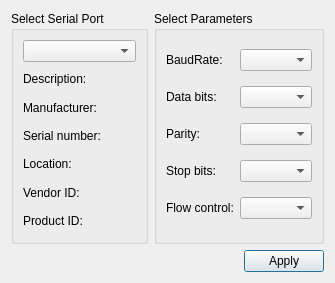
<?xml version="1.0" encoding="UTF-8"?>
<ui version="4.0">
 <class>SettingsDialog</class>
 <widget class="QDialog" name="SettingsDialog">
  <property name="geometry">
   <rect>
    <x>0</x>
    <y>0</y>
    <width>335</width>
    <height>283</height>
   </rect>
  </property>
  <property name="windowTitle">
   <string>Settings</string>
  </property>
  <layout class="QGridLayout" name="gridLayout_3">
   <item row="0" column="0">
    <widget class="QGroupBox" name="selectBox">
     <property name="title">
      <string>Select Serial Port</string>
     </property>
     <layout class="QGridLayout" name="gridLayout">
      <item row="0" column="0">
       <widget class="QComboBox" name="serialPortInfoListBox"/>
      </item>
      <item row="1" column="0">
       <widget class="QLabel" name="descriptionLabel">
        <property name="text">
         <string>Description:</string>
        </property>
       </widget>
      </item>
      <item row="2" column="0">
       <widget class="QLabel" name="manufacturerLabel">
        <property name="text">
         <string>Manufacturer:</string>
        </property>
       </widget>
      </item>
      <item row="3" column="0">
       <widget class="QLabel" name="serialNumberLabel">
        <property name="text">
         <string>Serial number:</string>
        </property>
       </widget>
      </item>
      <item row="4" column="0">
       <widget class="QLabel" name="locationLabel">
        <property name="text">
         <string>Location:</string>
        </property>
       </widget>
      </item>
      <item row="5" column="0">
       <widget class="QLabel" name="vidLabel">
        <property name="text">
         <string>Vendor ID:</string>
        </property>
       </widget>
      </item>
      <item row="6" column="0">
       <widget class="QLabel" name="pidLabel">
        <property name="text">
         <string>Product ID:</string>
        </property>
       </widget>
      </item>
     </layout>
    </widget>
   </item>
   <item row="0" column="1">
    <widget class="QGroupBox" name="parametersBox">
     <property name="title">
      <string>Select Parameters</string>
     </property>
     <layout class="QGridLayout" name="gridLayout_2">
      <item row="0" column="0">
       <widget class="QLabel" name="baudRateLabel">
        <property name="text">
         <string>BaudRate:</string>
        </property>
       </widget>
      </item>
      <item row="0" column="1">
       <widget class="QComboBox" name="baudRateBox"/>
      </item>
      <item row="1" column="0">
       <widget class="QLabel" name="dataBitsLabel">
        <property name="text">
         <string>Data bits:</string>
        </property>
       </widget>
      </item>
      <item row="1" column="1">
       <widget class="QComboBox" name="dataBitsBox"/>
      </item>
      <item row="2" column="0">
       <widget class="QLabel" name="parityLabel">
        <property name="text">
         <string>Parity:</string>
        </property>
       </widget>
      </item>
      <item row="2" column="1">
       <widget class="QComboBox" name="parityBox"/>
      </item>
      <item row="3" column="0">
       <widget class="QLabel" name="stopBitsLabel">
        <property name="text">
         <string>Stop bits:</string>
        </property>
       </widget>
      </item>
      <item row="3" column="1">
       <widget class="QComboBox" name="stopBitsBox"/>
      </item>
      <item row="4" column="0">
       <widget class="QLabel" name="flowControlLabel">
        <property name="text">
         <string>Flow control:</string>
        </property>
       </widget>
      </item>
      <item row="4" column="1">
       <widget class="QComboBox" name="flowControlBox"/>
      </item>
     </layout>
    </widget>
   </item>
   <item row="1" column="0" colspan="2">
    <layout class="QHBoxLayout" name="horizontalLayout">
     <item>
      <spacer name="horizontalSpacer">
       <property name="orientation">
        <enum>Qt::Horizontal</enum>
       </property>
       <property name="sizeHint" stdset="0">
        <size>
         <width>96</width>
         <height>20</height>
        </size>
       </property>
      </spacer>
     </item>
     <item>
      <widget class="QPushButton" name="applyButton">
       <property name="text">
        <string>Apply</string>
       </property>
      </widget>
     </item>
    </layout>
   </item>
  </layout>
 </widget>
 <resources/>
 <connections/>
</ui>
